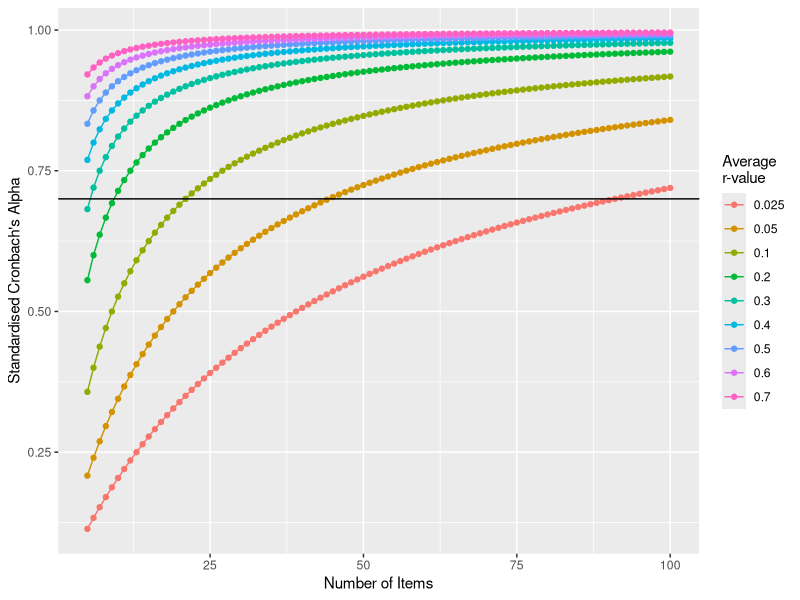

Write the R code that produced this figure.
## ---- chunk 1
eq <- read.csv("EQ_Data.csv")
cog_eq <- eq[,c("Q14.processed", "Q15.processed", "Q29.processed", "Q34.processed", "Q35.processed")]

# to improve readability, relabel the variables
colnames(cog_eq) <-c("cog_1","cog_2","cog_3","cog_4","cog_5")
knitr::kable(data.frame(cov(cog_eq)))
## ---- chunk 2
var(cog_eq$cog_1)
## ---- chunk 3
knitr::kable(data.frame(cor(cog_eq)))
## ---- chunk 4
knitr::kable(data.frame(cov(cog_eq)))
## ---- chunk 5
# we know that a correlation matrix will have 1 where an item is correlating with itself, so we'll create an index to skip those items:
cov_itself = cor(cog_eq) == 1

# now let's calculate the mean of the valid parts of the covariance matrix
cov_df = data.frame(cov(cog_eq))
cov_df[cov_itself] = ""
knitr::kable(cov_df)
mean_cov_df = mean(cov(cog_eq)[!cov_itself])
## ---- chunk 6
mean_var_df <- data.frame(cov(cog_eq))
mean_var_df[!cov_itself] = ""
knitr::kable(mean_var_df)
sum_var_df = mean(cov(cog_eq)[cov_itself])
## ---- chunk 7
knitr::kable(cov_df)
## ---- chunk 8
sum(cov(cog_eq))
## ---- chunk 9
mean(cov(cog_eq)[cor(cog_eq) != 1])/ # mean covariance
mean(cov(cog_eq))                    # mean of covariance and variance combined

## ---- chunk 10
eq_alpha_output <- psych::alpha(cog_eq)
eq_alpha_output$total$raw_alpha
## ---- chunk 11
cor_df = data.frame(cor(cog_eq))
cor_df[cov_itself] = NA
knitr::kable(cor_df)
## ---- chunk 12
knitr::kable(data.frame(cor(cog_eq)))
## ---- chunk 13
mean(cor(cog_eq)[cor(cog_eq) != 1])/ # mean correlation between items
mean(cor(cog_eq))                    # mean of all correlations
## ---- chunk 14
#| label: tbl-cronbach-alpha
#| tbl-cap: "Psych Package's Cronbach Alpha calculations"

eq_alpha_output <- psych::alpha(cog_eq)
knitr::kable(eq_alpha_output$total) # note that there other outputs available
## ---- chunk 15
example_1_small <- data.frame(
  item_1 = c(1,.1,.1,.1),
  item_2 = c(.1,1,.1,.1),
  item_3 = c(.1,.1,1,.1),
  item_4 = c(.1,.1,.1,1)
)
knitr::kable(example_1_small)
## ---- chunk 16
mean(example_1_small[example_1_small != 1])/ # mean correlation between items
mean(as.matrix(example_1_small))             # mean of all correlations
## ---- chunk 17
example_1_large <- data.frame(
  item_1 = c(1,.1,.1,.1,.1,.1,.1,.1),
  item_2 = c(.1,1,.1,.1,.1,.1,.1,.1),
  item_3 = c(.1,.1,1,.1,.1,.1,.1,.1),
  item_4 = c(.1,.1,.1,1,.1,.1,.1,.1),
  item_5 = c(.1,.1,.1,.1,1,.1,.1,.1),
  item_6 = c(.1,.1,.1,.1,.1,1,.1,.1),
  item_7 = c(.1,.1,.1,.1,.1,.1,1,.1),
  item_8 = c(.1,.1,.1,.1,.1,.1,.1,1)
)
example_1_large
## ---- chunk 18
mean(example_1_large[example_1_large != 1])/ # mean correlation between items
mean(as.matrix(example_1_large))             # mean of all correlations
## ---- chunk 19
#| label: fig-n-vs-r-alpha
#| fig-cap: "Visualisation of how an increased number of items inflates Cronbach's Alpha even if the average association between items is kept consistent. Note that whilst this has been done on standardised Cronbach's Alpha, the principle applies even for calculation of non-standardised cronbach's Alpha. The black line is at a value of .7."

library(ggplot2)
alpha_inflation <- data.frame(
  item_n  = rep(5:100,9),
  r_value = (rep(c(.025, .05, .1, .2, .3, .4, .5, .6, .7), each = 96)),
  alpha   = NA
)
for(i in 1:length(alpha_inflation$item_n)){
  this_r_value = alpha_inflation$r_value[i]
  this_r_value = alpha_inflation$item_n[i]
  this_example_cor_matrix = matrix(
    alpha_inflation$r_value[i],
    alpha_inflation$item_n[i],
    alpha_inflation$item_n[i]
  )
  for(j in 1:alpha_inflation$item_n[i]){
    this_example_cor_matrix[j,j] = 1
  }
  alpha_inflation$alpha[i] = mean(this_example_cor_matrix[this_example_cor_matrix != 1])/ # mean correlation between items
mean(as.matrix(this_example_cor_matrix))             # mean of all correlations
}

ggplot(data=alpha_inflation, aes(x=item_n, y=alpha, group=r_value, color=factor(r_value))) +
  geom_line()+
  geom_point() +
  xlab("Number of Items")  +
  ylab("Standardised Cronbach's Alpha") +
  scale_color_discrete(name="Average \nr-value") + 
  geom_hline(yintercept = .7, color = "black") 
